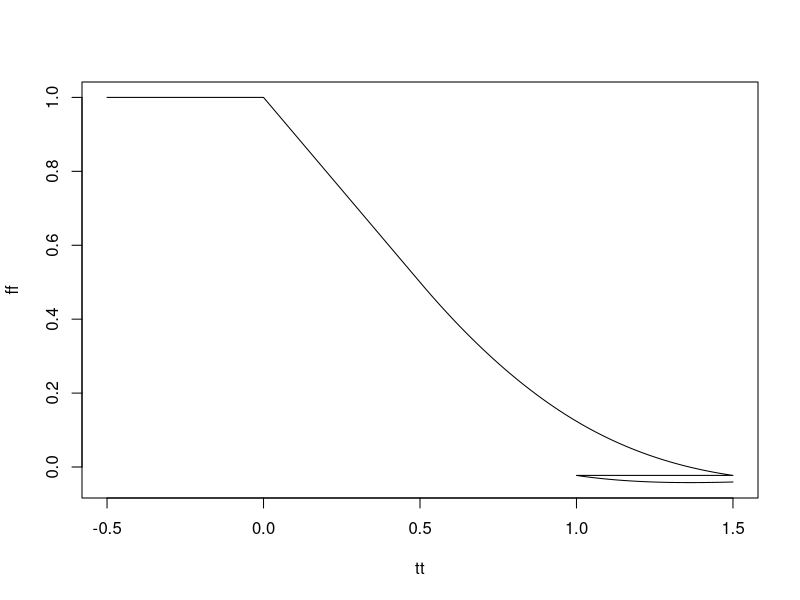

Recreate this plot in R.
tao = .5

Integral <- function(del, f){
   np = 100
   x = rep(0, np)

   x[1] = f[np]
   x1 = x[1]

   for (i in 2:np){
      x2 = x1 - del*f[i-1]
      x[i] = x2
      x1 = x2
   }
   ret = x
}

np = 100

t = seq(-1*tao,0,length.out = np)

del = t[2] - t[1]

f = rep(1,np)

x = Integral(del, f)

ff = c(f, x)
tt = c(t, t+tao)

f = x

x = Integral(del, f)

ff = c(ff, x)
tt = c(tt, t+2*tao)

f = x
      
x = Integral(del, f)
   
ff = c(ff, x)
tt = c(tt, t+3*tao)

f = x

x = Integral(del, f)

ff = c(ff, x)
tt = c(tt, t+3*tao)


plot(tt, ff, type='l')


x = rep(1,np)
xx = x
tt = t
nt = 1

res = 1
for (k in 1:nt){
  t = t + tao 
  res = res + (-1)^k *(t - (k-1)*tao)^k / factorial(k)
  xx = c(xx, res)
  tt = c(tt,t)
}  

#plot(tt, xx, type='l')

